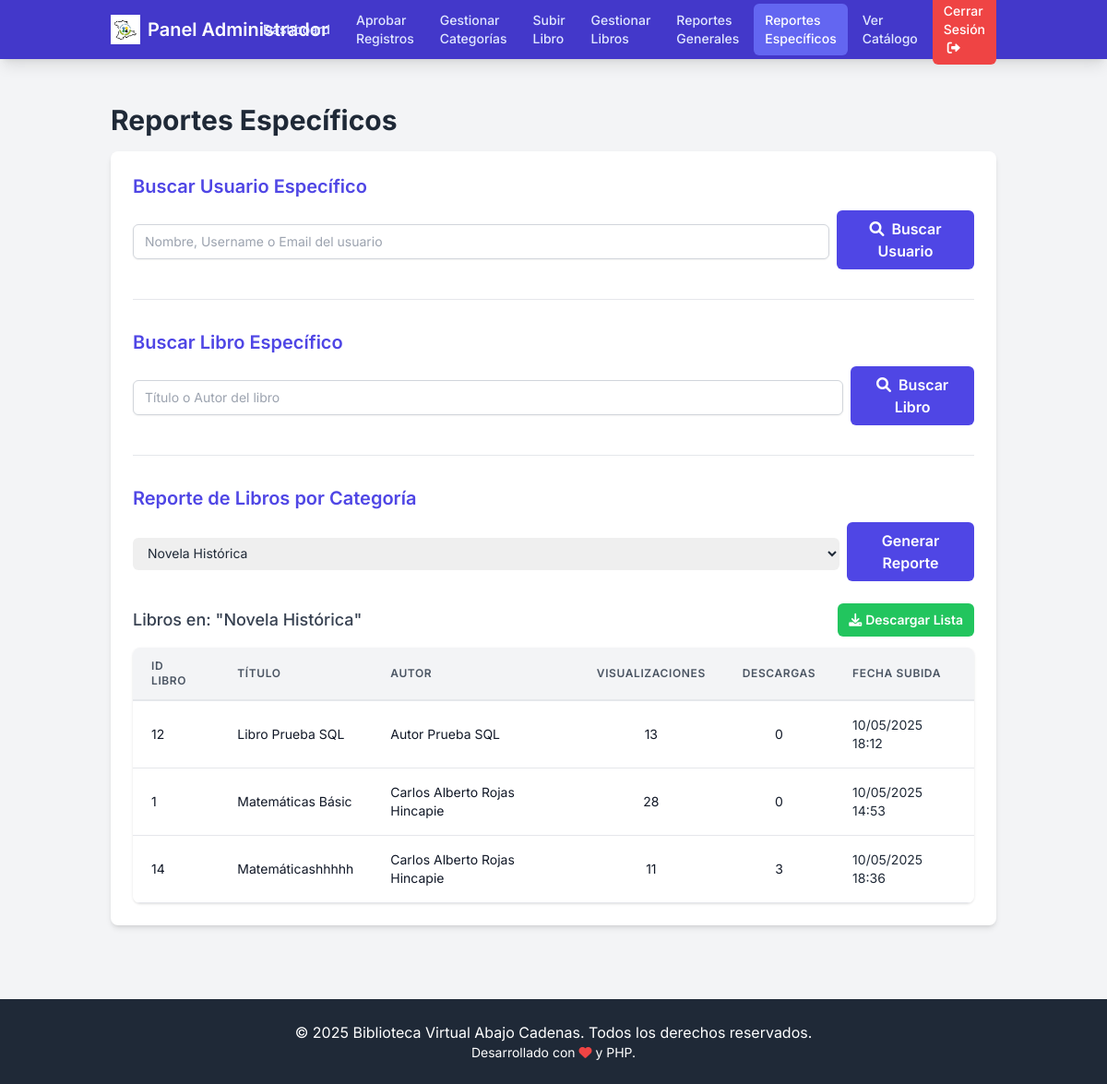
Screenshot of /admin/reportes_especificos.php?categoria_id=1 (signed in) with the database file from the repository.
### tables this page shows
CREATE TABLE `categorias` (
  `id` int(11) NOT NULL,
  `nombre` varchar(100) NOT NULL,
  `descripcion` text DEFAULT NULL,
  `creada_por` int(11) DEFAULT NULL,
  `fecha_creacion` timestamp NOT NULL DEFAULT current_timestamp()
);

CREATE TABLE `libros` (
  `id` int(11) NOT NULL,
  `titulo` varchar(255) NOT NULL,
  `autor` varchar(255) DEFAULT NULL,
  `editorial` varchar(255) DEFAULT NULL,
  `descripcion` text DEFAULT NULL,
  `categoria_id` int(11) DEFAULT NULL,
  `ruta_archivo_pdf` varchar(255) NOT NULL,
  `ruta_portada_img` varchar(255) DEFAULT NULL,
  `subido_por_usuario_id` int(11) DEFAULT NULL,
  `fecha_subida` timestamp NOT NULL DEFAULT current_timestamp(),
  `palabras_clave` text DEFAULT NULL,
  `ano_publicacion` int(4) DEFAULT NULL,
  `cantidad_disponible` int(11) DEFAULT 1,
  `visualizaciones` int(11) DEFAULT 0,
  `descargas` int(11) DEFAULT 0
);

### admin/reportes_especificos.php (the view, shortened to what this page needs)
<?php
require_once '../db_config.php';
$search_user_term = isset($_GET['search_user']) ? trim($_GET['search_user']) : '';
$search_libro_term = isset($_GET['search_libro_term']) ? trim($_GET['search_libro_term']) : '';
$selected_categoria_id = isset($_GET['categoria_id']) ? intval($_GET['categoria_id']) : 0;
$libros_por_categoria_detalle = [];
$nombre_categoria_seleccionada = '';
$categorias_disponibles = [];
$sql_categorias = "SELECT id, nombre FROM categorias ORDER BY nombre ASC";
$result_categorias_query = $mysqli->query($sql_categorias);
if ($result_categorias_query) {
    while($row = $result_categorias_query->fetch_assoc()){
        $categorias_disponibles[] = $row;
    }
}
if ($selected_categoria_id > 0) {
    $sql_libros_cat = "SELECT l.id, l.titulo, l.autor, l.visualizaciones, l.descargas, l.fecha_subida, c.nombre AS nombre_categoria_seleccionada
                       FROM libros l
                       JOIN categorias c ON l.categoria_id = c.id
                       WHERE l.categoria_id = ?
                       ORDER BY l.titulo ASC";
    if($stmt_libros_cat = $mysqli->prepare($sql_libros_cat)){
        $stmt_libros_cat->bind_param("i", $selected_categoria_id);
        $stmt_libros_cat->execute();
        $result_libros_cat = $stmt_libros_cat->get_result();
        while($row = $result_libros_cat->fetch_assoc()){
            $libros_por_categoria_detalle[] = $row;
            if(empty($nombre_categoria_seleccionada)) $nombre_categoria_seleccionada = $row['nombre_categoria_seleccionada'];
        }
    }
}
$pagina_actual = basename($_SERVER['PHP_SELF']);
$clase_activa = 'bg-indigo-500 text-white';
$clase_hover = 'text-indigo-100 hover:bg-indigo-600 hover:text-white';
?>
<!DOCTYPE html>
<html lang="es">
<head>
    <script src="https://cdn.tailwindcss.com"></script>
    <link rel="stylesheet" href="https://cdnjs.cloudflare.com/ajax/libs/font-awesome/6.0.0-beta3/css/all.min.css">
</head>
<body class="bg-gray-100 text-gray-800">
    <nav class="bg-indigo-700 text-white shadow-lg">
        <div class="container mx-auto px-4 sm:px-6 lg:px-8">
            <div class="flex items-center justify-between h-16">
                <div class="flex items-center">
                    <a href="dashboard_admin.php" class="flex-shrink-0 flex items-center text-white">
                        <img src="../logo.png" alt="Logo" class="h-8 w-auto mr-2">
                        <span class="font-semibold text-xl">Panel Administrador</span>
                    </a>
                </div>
                <div class="hidden md:flex items-center space-x-1">
                    <a href="dashboard_admin.php" class="px-3 py-2 rounded-md text-sm font-medium <?php echo ($pagina_actual == 'dashboard_admin.php') ? $clase_activa : $clase_hover; ?>">Dashboard</a>
                    <a href="aprobar_usuarios.php" class="px-3 py-2 rounded-md text-sm font-medium <?php echo ($pagina_actual == 'aprobar_usuarios.php') ? $clase_activa : $clase_hover; ?>">Aprobar Registros</a>
                    <a href="gestionar_categorias.php" class="px-3 py-2 rounded-md text-sm font-medium <?php echo ($pagina_actual == 'gestionar_categorias.php') ? $clase_activa : $clase_hover; ?>">Gestionar Categorías</a>
                    <a href="upload_libro.php" class="px-3 py-2 rounded-md text-sm font-medium <?php echo ($pagina_actual == 'upload_libro.php') ? $clase_activa : $clase_hover; ?>">Subir Libro</a>
                    <a href="gestionar_libros.php" class="px-3 py-2 rounded-md text-sm font-medium <?php echo ($pagina_actual == 'gestionar_libros.php') ? $clase_activa : $clase_hover; ?>">Gestionar Libros</a>
                    <a href="reportes_generales.php" class="px-3 py-2 rounded-md text-sm font-medium <?php echo ($pagina_actual == 'reportes_generales.php') ? $clase_activa : $clase_hover; ?>">Reportes Generales</a>
                    <a href="reportes_especificos.php" class="px-3 py-2 rounded-md text-sm font-medium <?php echo ($pagina_actual == 'reportes_especificos.php') ? $clase_activa : $clase_hover; ?>">Reportes Específicos</a>
                    <a href="../catalogo.php" class="px-3 py-2 rounded-md text-sm font-medium <?php echo $clase_hover; ?>" target="_blank">Ver Catálogo</a>
                    <a href="../logout.php" class="px-3 py-2 rounded-md text-sm font-medium bg-red-500 hover:bg-red-600 text-white">Cerrar Sesión <i class="fas fa-sign-out-alt ml-1"></i></a>
                </div>
            </div>
        </div>
    </nav>
    <div class="container mx-auto px-4 sm:px-8 py-8">
        <div class="py-4">
            <h1 class="text-3xl font-bold text-gray-800">Reportes Específicos</h1>
        </div>
        <div class="bg-white p-6 rounded-lg shadow-md space-y-8">
            <div>
                <h2 class="text-xl font-semibold mb-3 text-indigo-600">Buscar Usuario Específico</h2>
                <form action="reportes_especificos.php" method="GET" class="flex items-center space-x-2">
                    <input type="text" id="search_user" name="search_user" value="<?php echo htmlspecialchars($search_user_term); ?>" placeholder="Nombre, Username o Email del usuario" class="mt-1 block w-full px-3 py-2 border border-gray-300 rounded-md shadow-sm focus:outline-none focus:ring-indigo-500 focus:border-indigo-500 sm:text-sm">
                    <button type="submit" class="bg-indigo-600 hover:bg-indigo-700 text-white font-semibold py-2 px-4 rounded-md"><i class="fas fa-search mr-2"></i>Buscar Usuario</button>
                </form>
            </div>
            <hr class="my-8">
            <div>
                <h2 class="text-xl font-semibold mb-3 text-indigo-600">Buscar Libro Específico</h2>
                <form action="reportes_especificos.php" method="GET" class="flex items-center space-x-2">
                    <input type="text" id="search_libro_term" name="search_libro_term" value="<?php echo htmlspecialchars($search_libro_term); ?>" placeholder="Título o Autor del libro" class="mt-1 block w-full px-3 py-2 border border-gray-300 rounded-md shadow-sm focus:outline-none focus:ring-indigo-500 focus:border-indigo-500 sm:text-sm">
                    <button type="submit" class="bg-indigo-600 hover:bg-indigo-700 text-white font-semibold py-2 px-4 rounded-md"><i class="fas fa-search mr-2"></i>Buscar Libro</button>
                </form>
            </div>
            <hr class="my-8">
            <div>
                <h2 class="text-xl font-semibold mb-3 text-indigo-600">Reporte de Libros por Categoría</h2>
                <form action="reportes_especificos.php" method="GET" class="flex items-center space-x-2 mb-6">
                    <select name="categoria_id" id="categoria_id" class="mt-1 block w-full pl-3 pr-10 py-2 text-base border-gray-300 focus:outline-none focus:ring-indigo-500 focus:border-indigo-500 sm:text-sm rounded-md">
                        <?php foreach ($categorias_disponibles as $categoria): ?>
                            <option value="<?php echo $categoria['id']; ?>" <?php echo ($selected_categoria_id == $categoria['id']) ? 'selected' : ''; ?>>
                                <?php echo htmlspecialchars($categoria['nombre']); ?>
                            </option>
                        <?php endforeach; ?>
                    </select>
                    <button type="submit" class="bg-indigo-600 hover:bg-indigo-700 text-white font-semibold py-2 px-4 rounded-md">Generar Reporte</button>
                </form>
                <?php if ($selected_categoria_id > 0 && !empty($nombre_categoria_seleccionada)): ?>
                    <div class="flex justify-between items-center mb-3">
                        <h3 class="text-lg font-medium text-gray-700">Libros en: "<?php echo htmlspecialchars($nombre_categoria_seleccionada); ?>"</h3>
                        <a href="descargar_reporte.php?tipo_reporte=libros_por_categoria_detalle&categoria_id=<?php echo $selected_categoria_id; ?>&categoria_nombre=<?php echo urlencode($nombre_categoria_seleccionada); ?>" class="bg-green-500 hover:bg-green-600 text-white text-sm font-semibold py-2 px-3 rounded-md transition duration-150 ease-in-out"><i class="fas fa-download mr-1"></i>Descargar Lista</a>
                    </div>
                    <?php if (!empty($libros_por_categoria_detalle)): ?>
                        <div class="overflow-x-auto bg-white rounded-lg shadow">
                            <table class="min-w-full leading-normal">
                                <thead>
                                    <tr class="bg-gray-100">
                                        <th class="px-5 py-3 border-b-2 border-gray-200 text-left text-xs font-semibold text-gray-600 uppercase tracking-wider">ID Libro</th>
                                        <th class="px-5 py-3 border-b-2 border-gray-200 text-left text-xs font-semibold text-gray-600 uppercase tracking-wider">Título</th>
                                        <th class="px-5 py-3 border-b-2 border-gray-200 text-left text-xs font-semibold text-gray-600 uppercase tracking-wider">Autor</th>
                                        <th class="px-5 py-3 border-b-2 border-gray-200 text-center text-xs font-semibold text-gray-600 uppercase tracking-wider">Visualizaciones</th>
                                        <th class="px-5 py-3 border-b-2 border-gray-200 text-center text-xs font-semibold text-gray-600 uppercase tracking-wider">Descargas</th>
                                        <th class="px-5 py-3 border-b-2 border-gray-200 text-left text-xs font-semibold text-gray-600 uppercase tracking-wider">Fecha Subida</th>
                                    </tr>
                                </thead>
                                <tbody>
                                    <?php foreach ($libros_por_categoria_detalle as $libro_detalle): ?>
                                    <tr class="hover:bg-gray-50">
                                        <td class="px-5 py-4 border-b border-gray-200 bg-white text-sm">
                                            <p class="text-gray-900 whitespace-no-wrap"><?php echo htmlspecialchars($libro_detalle['id']); ?></p>
                                        </td>
                                        <td class="px-5 py-4 border-b border-gray-200 bg-white text-sm">
                                            <p class="text-gray-900 whitespace-no-wrap"><?php echo htmlspecialchars($libro_detalle['titulo']); ?></p>
                                        </td>
                                        <td class="px-5 py-4 border-b border-gray-200 bg-white text-sm">
                                            <p class="text-gray-900 whitespace-no-wrap"><?php echo htmlspecialchars($libro_detalle['autor']); ?></p>
                                        </td>
                                        <td class="px-5 py-4 border-b border-gray-200 bg-white text-sm text-center">
                                            <p class="text-gray-900 whitespace-no-wrap"><?php echo htmlspecialchars($libro_detalle['visualizaciones'] ?? 0); ?></p>
                                        </td>
                                        <td class="px-5 py-4 border-b border-gray-200 bg-white text-sm text-center">
                                            <p class="text-gray-900 whitespace-no-wrap"><?php echo htmlspecialchars($libro_detalle['descargas'] ?? 0); ?></p>
                                        </td>
                                        <td class="px-5 py-4 border-b border-gray-200 bg-white text-sm">
                                            <?php echo (isset($libro_detalle['fecha_subida']) && $libro_detalle['fecha_subida']) ? htmlspecialchars(date("d/m/Y H:i", strtotime($libro_detalle['fecha_subida']))) : 'N/A'; ?>
                                        </td>
                                    </tr>
                                    <?php endforeach; ?>
                                </tbody>
                            </table>
                        </div>
                    <?php else: ?>
                        <p class="mt-4 text-gray-600">No se encontraron libros para esta categoría.</p>
                    <?php endif; ?>
                <?php elseif ($selected_categoria_id > 0): ?>
                     <p class="mt-4 text-gray-600">No se encontraron libros para la categoría seleccionada o la categoría no existe.</p>
                <?php endif; ?>
            </div>
        </div>
    </div>
    <footer class="bg-gray-800 text-white py-6 mt-12">
        <div class="container mx-auto px-6 text-center">
            <p>&copy; <?php echo date("Y"); ?> Biblioteca Virtual Abajo Cadenas. Todos los derechos reservados.</p>
            <p class="text-sm">Desarrollado con <i class="fas fa-heart text-red-500"></i> y PHP.</p>
        </div>
    </footer>
</body>
</html>

### admin/reportes_especificos.php (style rules this page uses)
body { font-family: 'Inter', sans-serif; }

### rows the page displays
categorias: nombre "Novela Histórica"
libros: id "12", titulo "Libro Prueba SQL", autor "Autor Prueba SQL", visualizaciones "13", descargas "0", fecha_subida "10/05/2025 18:12"
libros: id "1", titulo "Matemáticas Básic", autor "Carlos Alberto Rojas Hincapie", visualizaciones "28", descargas "0", fecha_subida "10/05/2025 14:53"
libros: id "14", titulo "Matemáticashhhhh", autor "Carlos Alberto Rojas Hincapie", visualizaciones "11", descargas "3", fecha_subida "10/05/2025 18:36"

### other values shown
form field categoria_id "Novela Histórica"
